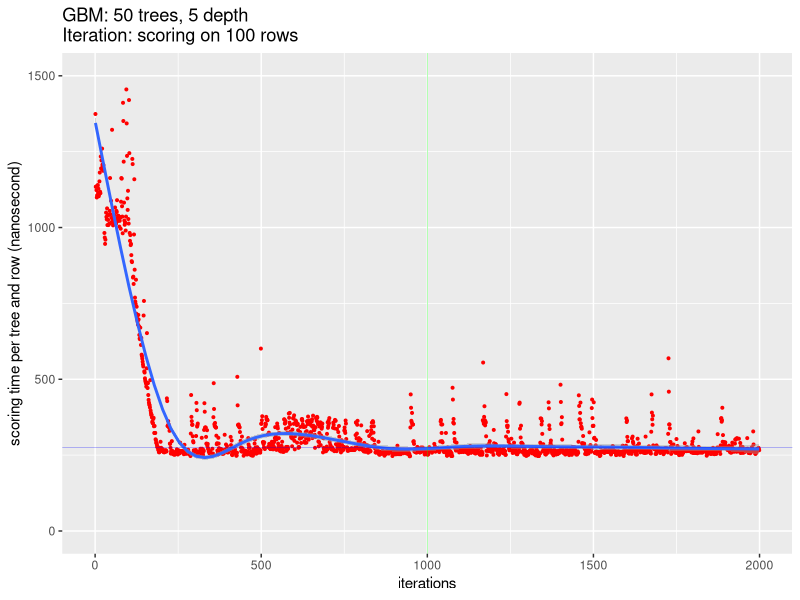
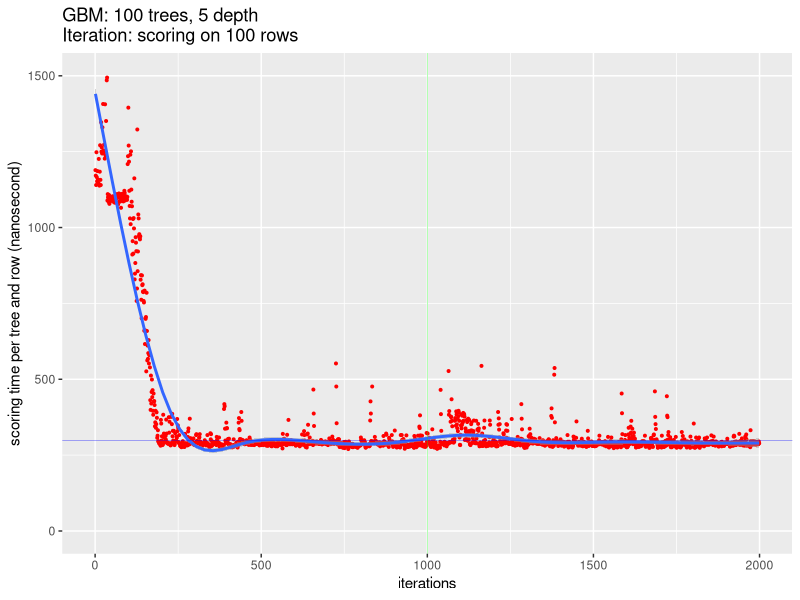
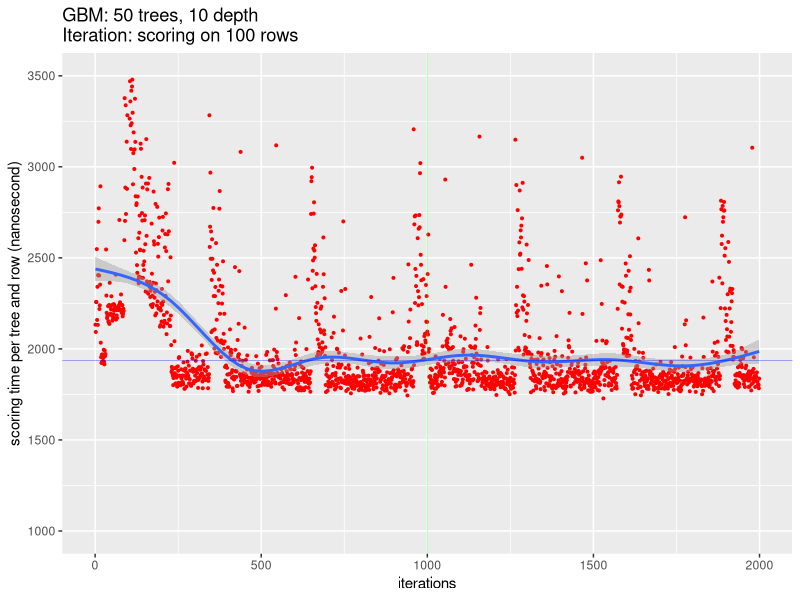
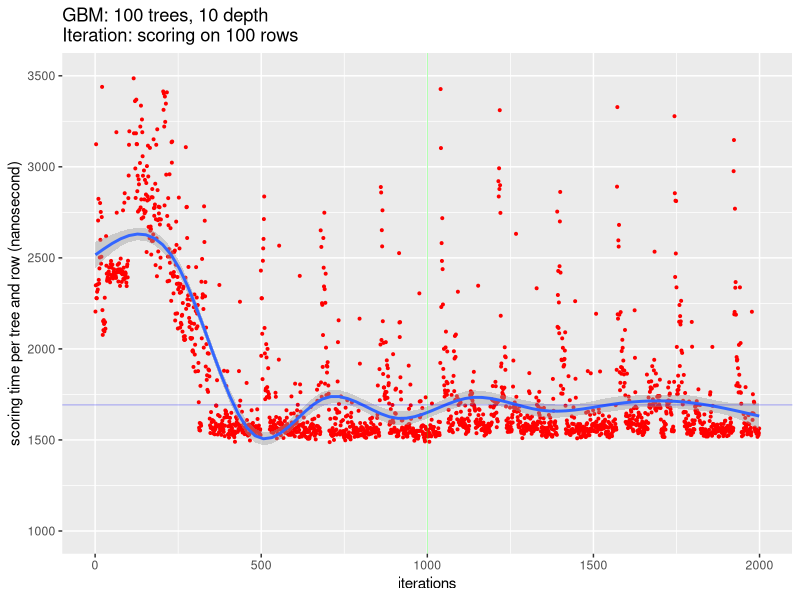

Write the R code that produced these figures, in order.
#!/usr/bin/Rscript

library(ggplot2)
r50t_5d  <- read.table("GBM_covtype_50trees_5depth.csv", header=T, sep=",")
r50t_10d <- read.table("GBM_covtype_50trees_10depth.csv", header=T, sep=",")
r100t_5d <- read.table("GBM_covtype_100trees_5depth.csv", header=T, sep=",")
r100t_10d <- read.table("GBM_covtype_100trees_10depth.csv", header=T, sep=",")

fgdata <- data.frame(iter=r50t_5d$iter,
                    r50t_5d=r50t_5d$time_per_row_tree,
                    r50t_10d=r50t_10d$time_per_row_tree, 
                    r100t_5d=r100t_5d$time_per_row_tree,
                    r100t_10d=r100t_10d$time_per_row_tree)
summary(fgdata)

mkdf  <- function(dataset) {
  return(data.frame(iter=dataset$iter, time_per_tree=dataset$time_per_row_tree))
}
plot_g <- function(df, color, min, max, warmup,title) {
  maw <- mean(df[df$iter>warmup,2])
  print(maw)
  ggplot(data=df, aes(iter)) + 
  geom_point(aes(y=time_per_tree),colour=color, size=.7, fill="red") +
  stat_smooth(aes(y=time_per_tree)) +
  scale_y_continuous(limits = c(min, max)) +
  geom_hline(yintercept=maw, color="blue", size=0.1) +
  geom_vline(xintercept=warmup, color="green", size=0.1) +
  xlab("iterations") + ylab("scoring time per tree and row (nanosecond)") + ggtitle(title)
}

ds <- mkdf(r50t_5d)
plot_g (ds, "red", 0, 1500, 1000, "GBM: 50 trees, 5 depth\nIteration: scoring on 100 rows") 

ds <- mkdf(r100t_5d)
plot_g (ds, "red", 0, 1500, 1000, "GBM: 100 trees, 5 depth\nIteration: scoring on 100 rows") 

ds <- mkdf(r50t_10d)
plot_g (ds, "red", 1000, 3500, 1000, "GBM: 50 trees, 10 depth\nIteration: scoring on 100 rows") 

ds <- mkdf(r100t_10d)
plot_g (ds, "red", 1000, 3500, 1000, "GBM: 100 trees, 10 depth\nIteration: scoring on 100 rows") 


 #geom_point(aes(y=r50t_10d),colour="blue", size=1, shape=21, fill="red") + 
  #geom_point(aes(y=r100t_5d),colour="green", size=1, shape=21, fill="red") +
  #geom_point(aes(y=r100t_10d),colour="yellow", size=1, shape=21, fill="red") + 
#ggplot(data=r50t_5d, aes(x=iter, y=time_per_row_tree)) + geom_boxplot(outlier.shape=NA) + scale_y_continuous(limits = quantile(r50t_5d$time_per_row_tree, c(0.1, 0.9)))


#summary(r50t_5d$time_per_row_inter_tree)
#ggplot(data=r50t_5d, aes(x=iter, y=time_per_row_inter_tree)) + geom_point(colour="red", size=1, shape=21, fill="red") + xlab("iterations") + ylab("scoring time per internal tree and row (nanosecond)")
#ggplot(data=r50t_5d, aes(x=iter, y=time_per_row_inter_tree)) + geom_boxplot(outlier.shape=NA) + scale_y_continuous(limits = quantile(r50t_5d$time_per_row_inter_tree, c(0.1, 0.9)))
